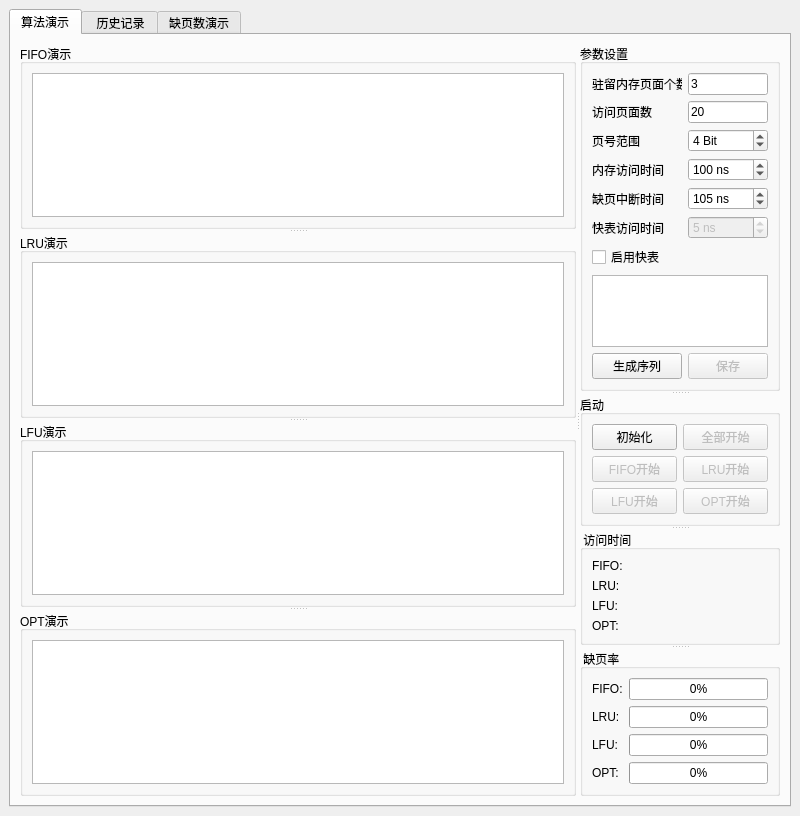
<?xml version="1.0" encoding="UTF-8"?>
<ui version="4.0">
 <class>MainWindow</class>
 <widget class="QMainWindow" name="MainWindow">
  <property name="geometry">
   <rect>
    <x>0</x>
    <y>0</y>
    <width>800</width>
    <height>760</height>
   </rect>
  </property>
  <property name="windowTitle">
   <string>操作系统课程设计</string>
  </property>
  <property name="styleSheet">
   <string notr="true"/>
  </property>
  <widget class="QWidget" name="centralwidget">
   <layout class="QGridLayout" name="gridLayout">
    <item row="0" column="0">
     <widget class="QTabWidget" name="tabWidget">
      <property name="currentIndex">
       <number>0</number>
      </property>
      <widget class="QWidget" name="tab">
       <attribute name="title">
        <string>算法演示</string>
       </attribute>
       <layout class="QVBoxLayout" name="verticalLayout_2">
        <item>
         <widget class="QSplitter" name="splitter_3">
          <property name="orientation">
           <enum>Qt::Horizontal</enum>
          </property>
          <widget class="QSplitter" name="splitter">
           <property name="orientation">
            <enum>Qt::Vertical</enum>
           </property>
           <widget class="QGroupBox" name="groupBox">
            <property name="title">
             <string>FIFO演示</string>
            </property>
            <layout class="QGridLayout" name="gridLayout_2">
             <item row="0" column="0">
              <widget class="QTableWidget" name="FIFOTable">
               <property name="editTriggers">
                <set>QAbstractItemView::NoEditTriggers</set>
               </property>
               <property name="gridStyle">
                <enum>Qt::SolidLine</enum>
               </property>
               <property name="sortingEnabled">
                <bool>false</bool>
               </property>
               <property name="rowCount">
                <number>0</number>
               </property>
               <property name="columnCount">
                <number>0</number>
               </property>
               <attribute name="horizontalHeaderVisible">
                <bool>false</bool>
               </attribute>
              </widget>
             </item>
            </layout>
           </widget>
           <widget class="QGroupBox" name="groupBox_2">
            <property name="title">
             <string>LRU演示</string>
            </property>
            <layout class="QGridLayout" name="gridLayout_3">
             <item row="0" column="0">
              <widget class="QTableWidget" name="LRUTable">
               <property name="editTriggers">
                <set>QAbstractItemView::NoEditTriggers</set>
               </property>
               <attribute name="horizontalHeaderVisible">
                <bool>false</bool>
               </attribute>
              </widget>
             </item>
            </layout>
           </widget>
           <widget class="QGroupBox" name="groupBox_3">
            <property name="title">
             <string>LFU演示</string>
            </property>
            <layout class="QGridLayout" name="gridLayout_4">
             <item row="0" column="0">
              <widget class="QTableWidget" name="LFUTable">
               <property name="editTriggers">
                <set>QAbstractItemView::NoEditTriggers</set>
               </property>
               <attribute name="horizontalHeaderVisible">
                <bool>false</bool>
               </attribute>
              </widget>
             </item>
            </layout>
           </widget>
           <widget class="QGroupBox" name="groupBox_4">
            <property name="title">
             <string>OPT演示</string>
            </property>
            <layout class="QGridLayout" name="gridLayout_5">
             <item row="0" column="0">
              <widget class="QTableWidget" name="OPTTable">
               <property name="editTriggers">
                <set>QAbstractItemView::NoEditTriggers</set>
               </property>
               <attribute name="horizontalHeaderVisible">
                <bool>false</bool>
               </attribute>
              </widget>
             </item>
            </layout>
           </widget>
          </widget>
          <widget class="QSplitter" name="splitter_2">
           <property name="maximumSize">
            <size>
             <width>200</width>
             <height>16777215</height>
            </size>
           </property>
           <property name="orientation">
            <enum>Qt::Vertical</enum>
           </property>
           <widget class="QGroupBox" name="groupBox_5">
            <property name="maximumSize">
             <size>
              <width>200</width>
              <height>16777215</height>
             </size>
            </property>
            <property name="title">
             <string>参数设置</string>
            </property>
            <layout class="QGridLayout" name="gridLayout_6">
             <item row="3" column="1">
              <widget class="QSpinBox" name="memTimeBox">
               <property name="suffix">
                <string> ns</string>
               </property>
               <property name="maximum">
                <number>99999</number>
               </property>
               <property name="value">
                <number>100</number>
               </property>
              </widget>
             </item>
             <item row="2" column="0">
              <widget class="QLabel" name="label_3">
               <property name="text">
                <string>页号范围</string>
               </property>
              </widget>
             </item>
             <item row="4" column="0">
              <widget class="QLabel" name="label_5">
               <property name="text">
                <string>缺页中断时间</string>
               </property>
              </widget>
             </item>
             <item row="5" column="0">
              <widget class="QLabel" name="label_6">
               <property name="text">
                <string>快表访问时间</string>
               </property>
              </widget>
             </item>
             <item row="1" column="1">
              <widget class="QLineEdit" name="inputLenEdit">
               <property name="text">
                <string>20</string>
               </property>
              </widget>
             </item>
             <item row="6" column="0">
              <widget class="QCheckBox" name="checkBox">
               <property name="text">
                <string>启用快表</string>
               </property>
               <property name="checked">
                <bool>false</bool>
               </property>
              </widget>
             </item>
             <item row="3" column="0">
              <widget class="QLabel" name="label_4">
               <property name="text">
                <string>内存访问时间</string>
               </property>
              </widget>
             </item>
             <item row="7" column="0" colspan="2">
              <widget class="QTextEdit" name="textEdit">
               <property name="font">
                <font>
                 <family>Consolas</family>
                </font>
               </property>
               <property name="autoFormatting">
                <set>QTextEdit::AutoNone</set>
               </property>
              </widget>
             </item>
             <item row="2" column="1">
              <widget class="QSpinBox" name="pageNumBox">
               <property name="suffix">
                <string> Bit</string>
               </property>
               <property name="minimum">
                <number>1</number>
               </property>
               <property name="maximum">
                <number>20</number>
               </property>
               <property name="value">
                <number>4</number>
               </property>
              </widget>
             </item>
             <item row="4" column="1">
              <widget class="QSpinBox" name="misTimeBox">
               <property name="suffix">
                <string> ns</string>
               </property>
               <property name="maximum">
                <number>99999</number>
               </property>
               <property name="value">
                <number>105</number>
               </property>
              </widget>
             </item>
             <item row="1" column="0">
              <widget class="QLabel" name="label_2">
               <property name="text">
                <string>访问页面数</string>
               </property>
              </widget>
             </item>
             <item row="0" column="1">
              <widget class="QLineEdit" name="frameLenEdit">
               <property name="text">
                <string>3</string>
               </property>
              </widget>
             </item>
             <item row="5" column="1">
              <widget class="QSpinBox" name="TLBTimeBox">
               <property name="enabled">
                <bool>false</bool>
               </property>
               <property name="suffix">
                <string> ns</string>
               </property>
               <property name="maximum">
                <number>99999</number>
               </property>
               <property name="value">
                <number>5</number>
               </property>
              </widget>
             </item>
             <item row="0" column="0">
              <widget class="QLabel" name="label">
               <property name="text">
                <string>驻留内存页面个数</string>
               </property>
              </widget>
             </item>
             <item row="8" column="0">
              <widget class="QPushButton" name="pushButton">
               <property name="text">
                <string>生成序列</string>
               </property>
              </widget>
             </item>
             <item row="8" column="1">
              <widget class="QPushButton" name="storeButton">
               <property name="enabled">
                <bool>false</bool>
               </property>
               <property name="text">
                <string>保存</string>
               </property>
              </widget>
             </item>
            </layout>
           </widget>
           <widget class="QGroupBox" name="groupBox_6">
            <property name="maximumSize">
             <size>
              <width>200</width>
              <height>16777215</height>
             </size>
            </property>
            <property name="title">
             <string>启动</string>
            </property>
            <layout class="QGridLayout" name="gridLayout_7">
             <item row="0" column="0">
              <widget class="QPushButton" name="initButton">
               <property name="text">
                <string>初始化</string>
               </property>
              </widget>
             </item>
             <item row="0" column="1">
              <widget class="QPushButton" name="allStartButton">
               <property name="enabled">
                <bool>false</bool>
               </property>
               <property name="text">
                <string>全部开始</string>
               </property>
              </widget>
             </item>
             <item row="1" column="0">
              <widget class="QPushButton" name="FIFOButton">
               <property name="enabled">
                <bool>false</bool>
               </property>
               <property name="text">
                <string>FIFO开始</string>
               </property>
              </widget>
             </item>
             <item row="1" column="1">
              <widget class="QPushButton" name="LRUButton">
               <property name="enabled">
                <bool>false</bool>
               </property>
               <property name="text">
                <string>LRU开始</string>
               </property>
              </widget>
             </item>
             <item row="2" column="0">
              <widget class="QPushButton" name="LFUButton">
               <property name="enabled">
                <bool>false</bool>
               </property>
               <property name="text">
                <string>LFU开始</string>
               </property>
              </widget>
             </item>
             <item row="2" column="1">
              <widget class="QPushButton" name="OPTButton">
               <property name="enabled">
                <bool>false</bool>
               </property>
               <property name="text">
                <string>OPT开始</string>
               </property>
              </widget>
             </item>
            </layout>
           </widget>
           <widget class="QGroupBox" name="groupBox_7">
            <property name="maximumSize">
             <size>
              <width>200</width>
              <height>16777215</height>
             </size>
            </property>
            <property name="title">
             <string> 访问时间</string>
            </property>
            <layout class="QVBoxLayout" name="verticalLayout">
             <item>
              <widget class="QLabel" name="FIFOLabel">
               <property name="text">
                <string>FIFO:</string>
               </property>
              </widget>
             </item>
             <item>
              <widget class="QLabel" name="LRULabel">
               <property name="text">
                <string>LRU:</string>
               </property>
              </widget>
             </item>
             <item>
              <widget class="QLabel" name="LFULabel">
               <property name="text">
                <string>LFU:</string>
               </property>
              </widget>
             </item>
             <item>
              <widget class="QLabel" name="OPTLabel">
               <property name="text">
                <string>OPT:</string>
               </property>
              </widget>
             </item>
            </layout>
           </widget>
           <widget class="QGroupBox" name="groupBox_8">
            <property name="maximumSize">
             <size>
              <width>200</width>
              <height>16777215</height>
             </size>
            </property>
            <property name="title">
             <string> 缺页率</string>
            </property>
            <layout class="QGridLayout" name="gridLayout_8">
             <item row="0" column="0">
              <widget class="QLabel" name="FIFOLabel_2">
               <property name="text">
                <string>FIFO:</string>
               </property>
              </widget>
             </item>
             <item row="0" column="1">
              <widget class="QProgressBar" name="FIFOProgressBar">
               <property name="value">
                <number>0</number>
               </property>
              </widget>
             </item>
             <item row="1" column="0">
              <widget class="QLabel" name="LRULabel_2">
               <property name="text">
                <string>LRU:</string>
               </property>
              </widget>
             </item>
             <item row="1" column="1">
              <widget class="QProgressBar" name="LRUProgressBar">
               <property name="value">
                <number>0</number>
               </property>
              </widget>
             </item>
             <item row="2" column="0">
              <widget class="QLabel" name="LFULabel_2">
               <property name="text">
                <string>LFU:</string>
               </property>
              </widget>
             </item>
             <item row="2" column="1">
              <widget class="QProgressBar" name="LFUProgressBar">
               <property name="value">
                <number>0</number>
               </property>
              </widget>
             </item>
             <item row="3" column="0">
              <widget class="QLabel" name="OPTLabel_2">
               <property name="text">
                <string>OPT:</string>
               </property>
              </widget>
             </item>
             <item row="3" column="1">
              <widget class="QProgressBar" name="OPTProgressBar">
               <property name="value">
                <number>0</number>
               </property>
              </widget>
             </item>
            </layout>
           </widget>
          </widget>
         </widget>
        </item>
       </layout>
      </widget>
      <widget class="QWidget" name="tab_2">
       <attribute name="title">
        <string> 历史记录</string>
       </attribute>
       <layout class="QHBoxLayout" name="horizontalLayout">
        <item>
         <widget class="QTableWidget" name="tableWidget">
          <property name="editTriggers">
           <set>QAbstractItemView::NoEditTriggers</set>
          </property>
         </widget>
        </item>
       </layout>
      </widget>
      <widget class="QWidget" name="tab_4">
       <attribute name="title">
        <string>缺页数演示</string>
       </attribute>
       <layout class="QGridLayout" name="gridLayout_9">
        <item row="0" column="0">
         <widget class="QPushButton" name="refreshButton">
          <property name="maximumSize">
           <size>
            <width>50</width>
            <height>16777215</height>
           </size>
          </property>
          <property name="text">
           <string>刷新</string>
          </property>
         </widget>
        </item>
        <item row="0" column="1">
         <widget class="QLabel" name="label_12">
          <property name="maximumSize">
           <size>
            <width>80</width>
            <height>16777215</height>
           </size>
          </property>
          <property name="text">
           <string>当前输入序列:</string>
          </property>
         </widget>
        </item>
        <item row="1" column="0" colspan="4">
         <widget class="QChartView" name="chartView"/>
        </item>
        <item row="0" column="2" colspan="2">
         <widget class="QLabel" name="inputlabel">
          <property name="text">
           <string/>
          </property>
         </widget>
        </item>
       </layout>
      </widget>
     </widget>
    </item>
   </layout>
  </widget>
 </widget>
 <customwidgets>
  <customwidget>
   <class>QChartView</class>
   <extends>QGraphicsView</extends>
   <header location="global">qchartview.h</header>
  </customwidget>
 </customwidgets>
 <resources/>
 <connections/>
</ui>
